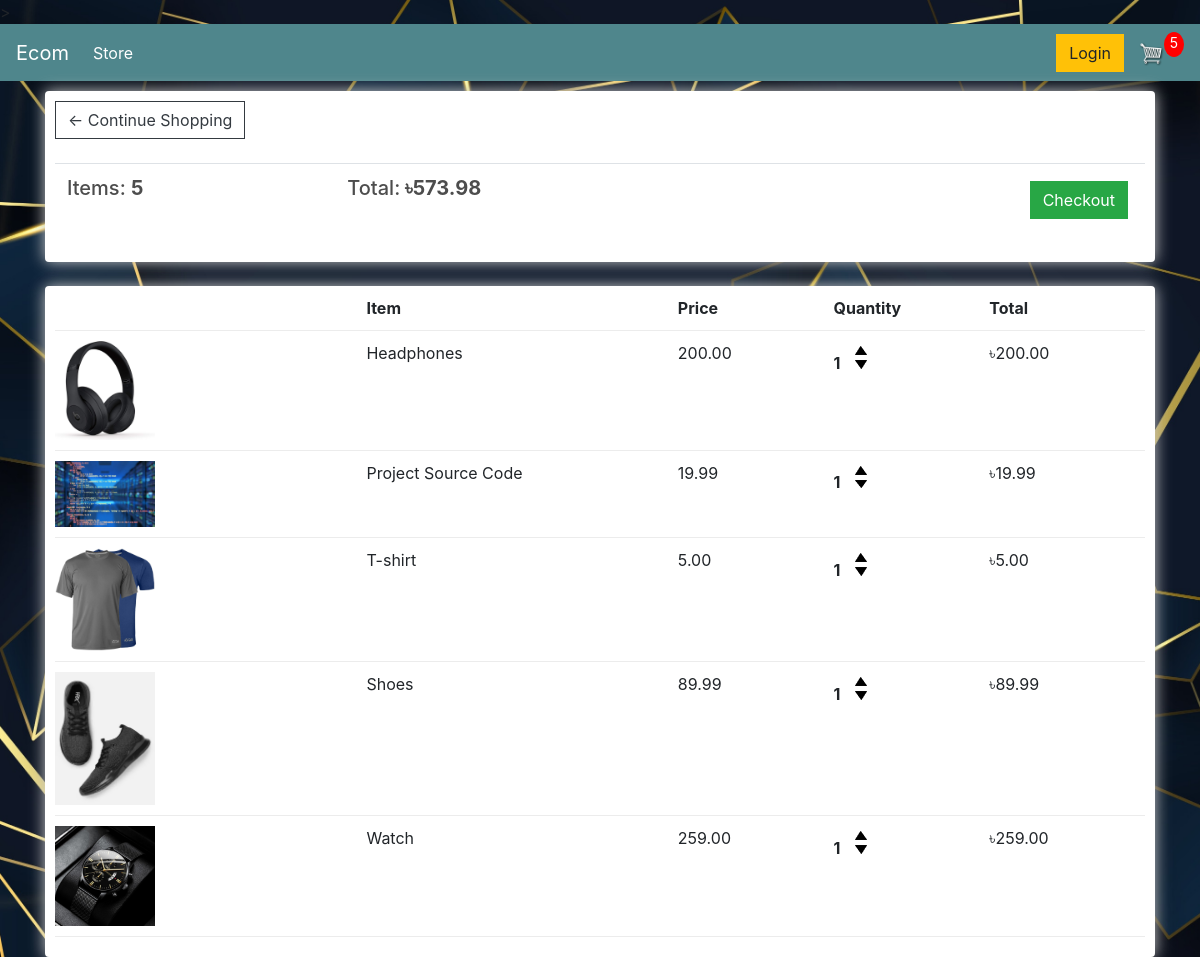
The app's page /cart/ (signed in) with its own data.
### store/models.py (models this page shows, shortened)
class Order(models.Model):
	customer = models.ForeignKey(Customer, on_delete=models.SET_NULL, blank=True, null=True)
	date_orderd = models.DateTimeField(auto_now_add=True)
	complete = models.BooleanField(default=False, null=True, blank=False)
	transaction_id = models.CharField(max_length=200, null=True)
	@property
	def get_cart_total(self):
		orderitems=self.orderitem_set.all()
		total = sum([item.get_total for item in orderitems])
		return total
	@property
	def get_cart_items(self):
		orderitems=self.orderitem_set.all()
		total = sum([item.quantity for item in orderitems])
		return total

class OrderItem(models.Model):
	product = models.ForeignKey(Product, on_delete=models.SET_NULL, blank=True, null=True)
	order = models.ForeignKey(Order, on_delete=models.SET_NULL, blank=True, null=True)
	quantity = models.IntegerField(default=0, null=True, blank=True)
	date_added = models.DateTimeField(auto_now_add=True)
	@property
	def get_total(self):
		total=self.product.price * self.quantity
		return total

class Product(models.Model):
	name = models.CharField(max_length=200,null=True)
	price = models.DecimalField(max_digits = 7, decimal_places = 2)
	digital = models.BooleanField(default=False, null=True, blank=False)
	image= models.ImageField(null=True, blank=True)
	@property
	def imageURL(self):
		try:
			url=self.image.url
		except:
			url=''
		return url

### store/views.py (the view)
# urls.py: path('cart/', views.cart, name="cart"),
def cart(request):
	if request.user.is_authenticated:
		customer = request.user.customer
		order, created = Order.objects.get_or_create(customer=customer, complete=False)
		items = order.orderitem_set.all()
		cartItems = order.get_cart_items
	else:
		items = []
		order = {'get_cart_total':0,'get_cart_items':0,'shipping':False}
		cartItems = order['get_cart_items']
	context = {'items':items, 'order':order,'cartItems':cartItems}
	return render(request, 'store/cart.html', context)

### store/templates/store/cart.html
{% extends 'store/main.html' %}
{% load static %}
{% block content %}
	<div class="row">
		<div class="col-lg-12">
			<div class="box-element">
				<a  class="btn btn-outline-dark" href="{% url 'store' %}">&#x2190; Continue Shopping</a>
				<br>
				<br>
				<table class="table">
					<tr>
						<th><h5>Items: <strong>{{order.get_cart_items}}</strong></h5></th>
						<th><h5>Total:<strong> ৳{{order.get_cart_total|floatformat:2}}</strong></h5></th>
						<th>
							<a  style="float:right; margin:5px;" class="btn btn-success" href="{% url 'checkout' %}">Checkout</a>
						</th>
					</tr>
				</table>
			</div>
			<br>
			<div class="box-element">
				<div class="cart-row">
					<div style="flex:2"></div>
					<div style="flex:2"><strong>Item</strong></div>
					<div style="flex:1"><strong>Price</strong></div>
					<div style="flex:1"><strong>Quantity</strong></div>
					<div style="flex:1"><strong>Total</strong></div>
				</div>
				{% for item in items %}
				<div class="cart-row">
					<div style="flex:2"><img class="row-image" src="{{item.product.imageURL}}"></div>
					<div style="flex:2"><p>{{item.product.name}}</p></div>
					<div style="flex:1"><p>{{item.product.price|floatformat:2}}</p></div>
					<div style="flex:1">
						<p class="quantity">{{item.quantity}}</p>
						<div class="quantity">
							<img data-product={{item.product.id}} data-action="add" class="chg-quantity update-cart" src="{% static  'images/arrow-up.png' %}">
							<img data-product={{item.product.id}} data-action="remove" class="chg-quantity update-cart" src="{% static  'images/arrow-down.png' %}">
						</div>
					</div>
					<div style="flex:1"><p>৳{{item.get_total}}</p></div>
				</div>
				{% endfor %}
			</div>
		</div>
	</div>
{% endblock content %}

### static/css/main.css (style rules this page uses)
body { background: black url("back.jpg") no-repeat; background-position:center; background-size: cover; }
h1,h2,h3,h4,h5,h6 { color:hsl(0, 0%, 30%); }
.box-element { box-shadow:hsl(0, 0%, 80%) 0 0 16px; background-color: #fff; border-radius: 4px; padding: 10px; }
.col-lg-4, .col-lg-6, .col-lg-8, .col-lg-12 { margin-top: 10px; }
.btn { border-radius: 0; }
.row-image { width: 100px; }
.cart-row { display: flex; align-items: flex-stretch; padding-bottom: 10px; margin-bottom: 10px; border-bottom: 1px solid #ececec; }
.quantity { display: inline-block; font-weight: 700; padding-right:10px; }
.chg-quantity { width: 12px; cursor: pointer; display: block; margin-top: 5px; transition:.1s; }

### records on screen
Order: get_cart_items "5", get_cart_total "573.98"
OrderItem: product.imageURL (picture), product.name "Headphones", product.price "200.00", quantity "1", get_total "200.00"
OrderItem: product.imageURL (picture), product.name "Project Source Code", product.price "19.99", quantity "1", get_total "19.99"
OrderItem: product.imageURL (picture), product.name "T-shirt", product.price "5.00", quantity "1", get_total "5.00"
OrderItem: product.imageURL (picture), product.name "Shoes", product.price "89.99", quantity "1", get_total "89.99"
OrderItem: product.imageURL (picture), product.name "Watch", product.price "259.00", quantity "1", get_total "259.00"

### other values on screen
{{ cartItems }} "5"
